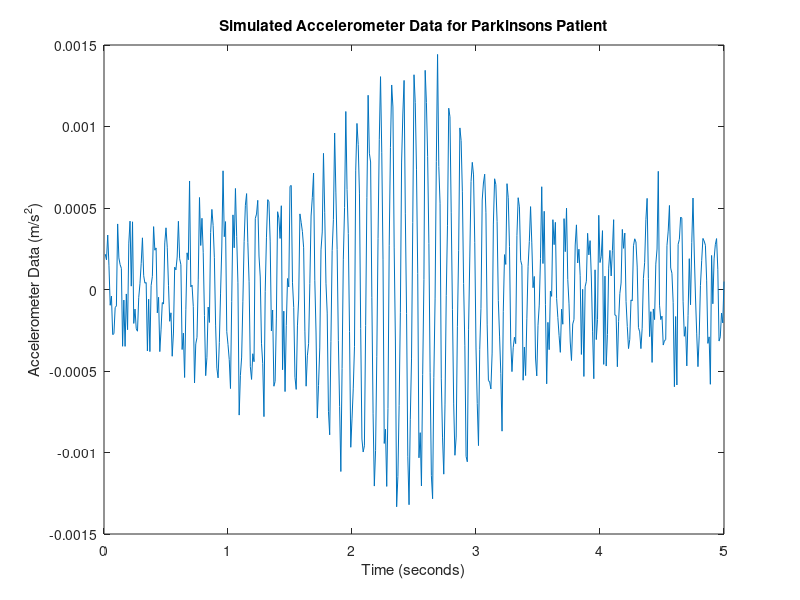

MATLAB code to generate this figure:
%Reversing tremordetection steps to make simulated data
%Parkinson's patient, no voluntary motion

%Simulated data should end up with peakf between 3.5 and 7.5 Hz.  Studies
%show 4, 5, 6, one shows 8; use 5.5 Hz, halfway point
peakf=5.5;
f=(0.1:0.1:50);
ps=zeros(1,500);
fs=100;

div1=3.2*10;
div2=4.9*10;
div3=5.2*10;
div4=5.5*10;
div5=5.8*10;
div6=6.1*10;
boxf=(50-6.1)*10;
divf=50*10;

%Without voluntary motion, low frequencies have low amplitude, 3-8% of peak
volampa=0.03;
volampb=0.08;
for i=1:div1
    ps(i)=volampa+(volampb-volampa)*rand;
end

%Between 0 and 1 percent
for i=div1+1:div2
    ps(i)=0.01*rand;
end

%Between 0 and 8 percent, steadily building, with 0 to 2 percent deviation
ps(50)=0.08/3;
ps(51)=2*0.08/3;
ps(52)=0.08;
signvec=[1 -1];
for i=div2+1:div3
    sign=signvec(randi(2));
    ps(i)=ps(i)+sign*rand*0.02;
end

%Between 8 and 100 percent, steadily building and falling (peak at ps(55)),
%0 to 8 percent deviation
ps(53)=0.08+1.12/3;
ps(54)=0.08+2*1.12/3;
ps(55)=1.2;
ps(56)=ps(54);
ps(57)=ps(53);
for i=div3+1:div5-1
    sign=signvec(randi(2));
    ps(i)=ps(i)+sign*rand*0.08;
end

%Between 8 and 0 perecent, steadily falling, 0 to 2 percent deviation
ps(58)=0.08;
ps(59)=ps(51);
ps(60)=ps(50);
for i=div5:div6-1
    sign=signvec(randi(2));
    ps(i)=ps(i)+sign*rand*0.02;
end

%Between 0 and 1 percent
for i=div6:divf
    ps(i)=0.01*rand;
end

%ps is simulated frequency data; perform ifft to get simulated
%accelerometer data

%"Unprocess" first, make more realistic/"raw"
%Add in noise
angles=rand(1,500)*2*pi;
Re=zeros(1,500);
Im=zeros(1,500);
for i=1:500
    Re(i)=ps(i)*cos(angles(i));
    Im(i)=ps(i)*sin(angles(i));
end
psnew=Re+(Im*1j);
%Taper ends with tukeywin
psnew=psnew.*tukeywin(500,0.75)';

%Now convert to time
simdatmag=ifft(psnew);
save('SimulatedData1','simdatmag')

%plot Accelerometer data
x=0.01*(1:500);
figure
plot(x,simdatmag)
xlabel('Time (seconds)')
ylabel('Accelerometer Data (m/s^2)')
title('Simulated Accelerometer Data for Parkinsons Patient')

%Does the simulated frequency data actually match the PD metrics?
peakpower=sum(ps(52:58));
totpower=sum(ps(32:120));
rat=peakpower/totpower;
if rat>=0.85
    fprintf('Peak Power is %d of total power spectra\n',rat)
    fprintf('Tremor detected is valid Parkinsons tremor\n')
else
    fprintf('No Parkinsons, peak power is %d\n', rat)
end